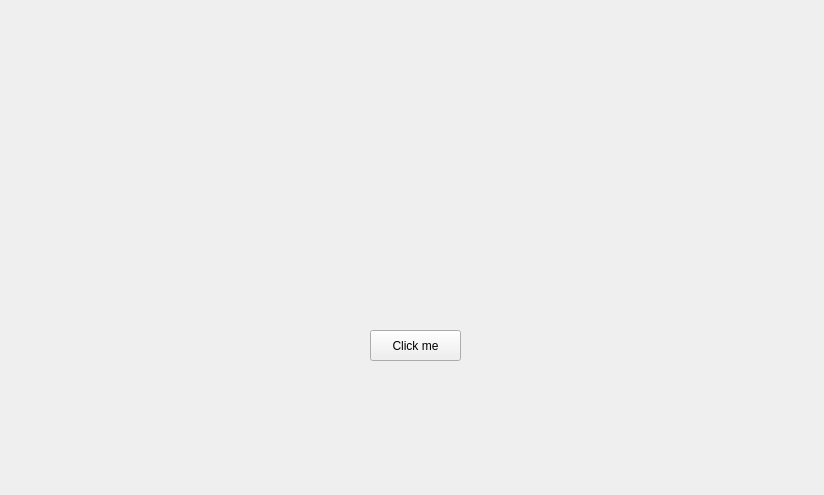
<?xml version="1.0" encoding="UTF-8"?>
<ui version="4.0">
 <class>Form</class>
 <widget class="QWidget" name="Form">
  <property name="geometry">
   <rect>
    <x>0</x>
    <y>0</y>
    <width>824</width>
    <height>495</height>
   </rect>
  </property>
  <property name="windowTitle">
   <string>Form</string>
  </property>
  <widget class="QPushButton" name="pushButton">
   <property name="geometry">
    <rect>
     <x>370</x>
     <y>330</y>
     <width>91</width>
     <height>31</height>
    </rect>
   </property>
   <property name="text">
    <string>Click me</string>
   </property>
  </widget>
 </widget>
 <resources/>
 <connections/>
</ui>
